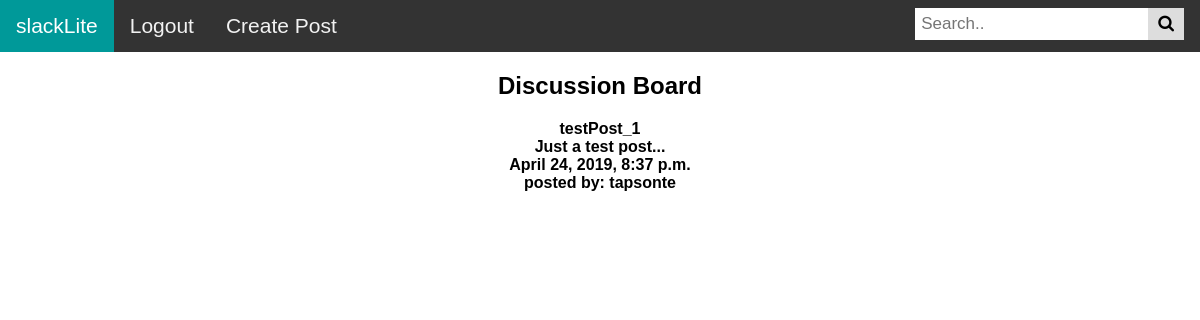
The app's page /e/tapsonte/disc/, older data.
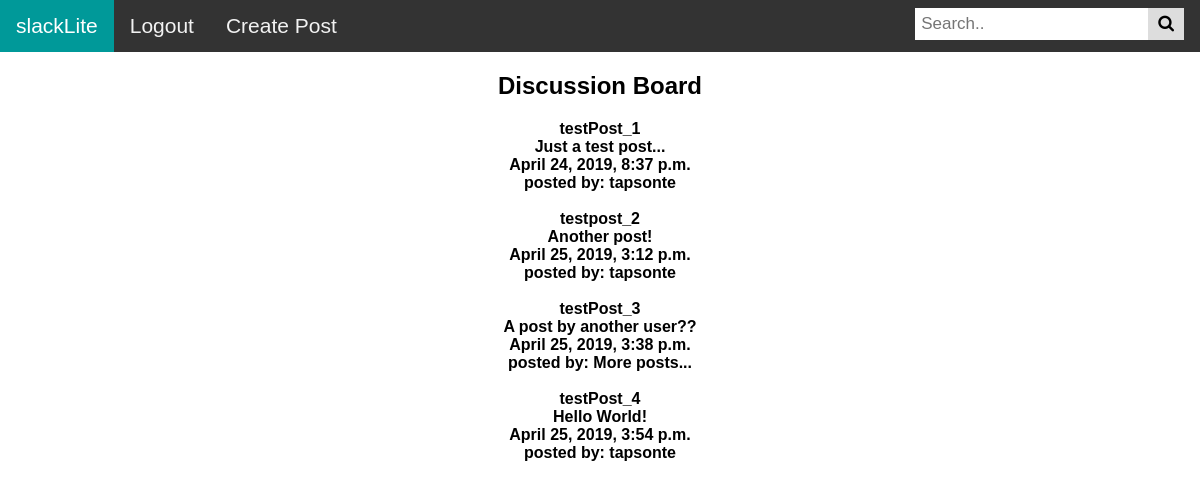
The same page, newer data.
### posts/models.py (models this page shows, shortened)
class Post(models.Model):
    title = models.CharField(max_length = 125)
    author = models.CharField(max_length = 125, default = '')
    content = models.TextField()
    updated = models.DateTimeField(auto_now = True, auto_now_add = False)
    timestamp = models.DateTimeField(auto_now = False, auto_now_add = True)

### posts/views.py (the view)
def disc(request):
    query_db = ( Post.objects.all())
    context = { "titleU": "Discussion Board", "query_db": query_db }
    return render(request, IndexView.template_name_disc, context)

### templates/disc.html (shortened to what this page needs)
{% load static from staticfiles %}
<!DOCTYPE html>
<html>
<head>
<link rel="stylesheet" href="https://cdnjs.cloudflare.com/ajax/libs/font-awesome/4.7.0/css/font-awesome.min.css">
</head>
<body>
<div class="topnav">
  <a class="active"> slackLite </a>
  <a href="//mac1xa3.ca/e/tapsonte/">Logout</a>
  <a href="//mac1xa3.ca/e/tapsonte/update/">Create Post</a>
  <div class="search-container">
	  <form action = ''>
	    <input type="text" placeholder="Search.." name="search">
      <button type="submit"><i class="fa fa-search"></i></button>
      </form>
  </div>
</div>
{% block content %}
<div class="disc-form">
	<center>
        <h2> {{ titleU }} </h2>
        <form method = 'POST' action = ''>{% csrf_token %}
		{% for obj in query_db %}
                {{ obj.title }}<br/>
		{{ obj.content }}<br/>
                {{ obj.timestamp }}<br/>
                posted by: {{ obj.author }}<br/>
                <br/>
		{% endfor %}
                </center>
</div>
{% endblock content %}
</body>
</html>

### templates/disc.html (style rules this page uses)
* { box-sizing: border-box; }
body { margin: 0; font-family: Arial, Helvetica, sans-serif; }
.topnav { overflow: hidden; background-color: #333; }
.topnav a { overflow: auto; float: left; color: #f2f2f2; text-align: center; padding: 14px 16px; text-decoration: none; font-size: 21px; font-family: Arial; }
.topnav a.active { background-color: #009999; color: white; }
.disc-form { font-family: Arial; font-weight: bold; font-size: 25; color: black; text-align:left; }
.topnav .search-container { float: right; }
.topnav input[type=text] { padding: 6px; margin-top: 8px; font-size: 17px; border: none; }
.topnav .search-container button { float: right; padding: 6px 10px; margin-top: 8px; margin-right: 16px; background: #ddd; font-size: 17px; border: none; cursor: pointer; }

Row changes from the older to the newer data that the page shows:
added Post: title "testpost_2", content "Another post!", timestamp "April 25, 2019, 3:12 p.m.", author "tapsonte"
added Post: title "testPost_3", content "A post by another user??", timestamp "April 25, 2019, 3:38 p.m.", author "More posts..."
added Post: title "testPost_4", content "Hello World!", timestamp "April 25, 2019, 3:54 p.m.", author "tapsonte"
